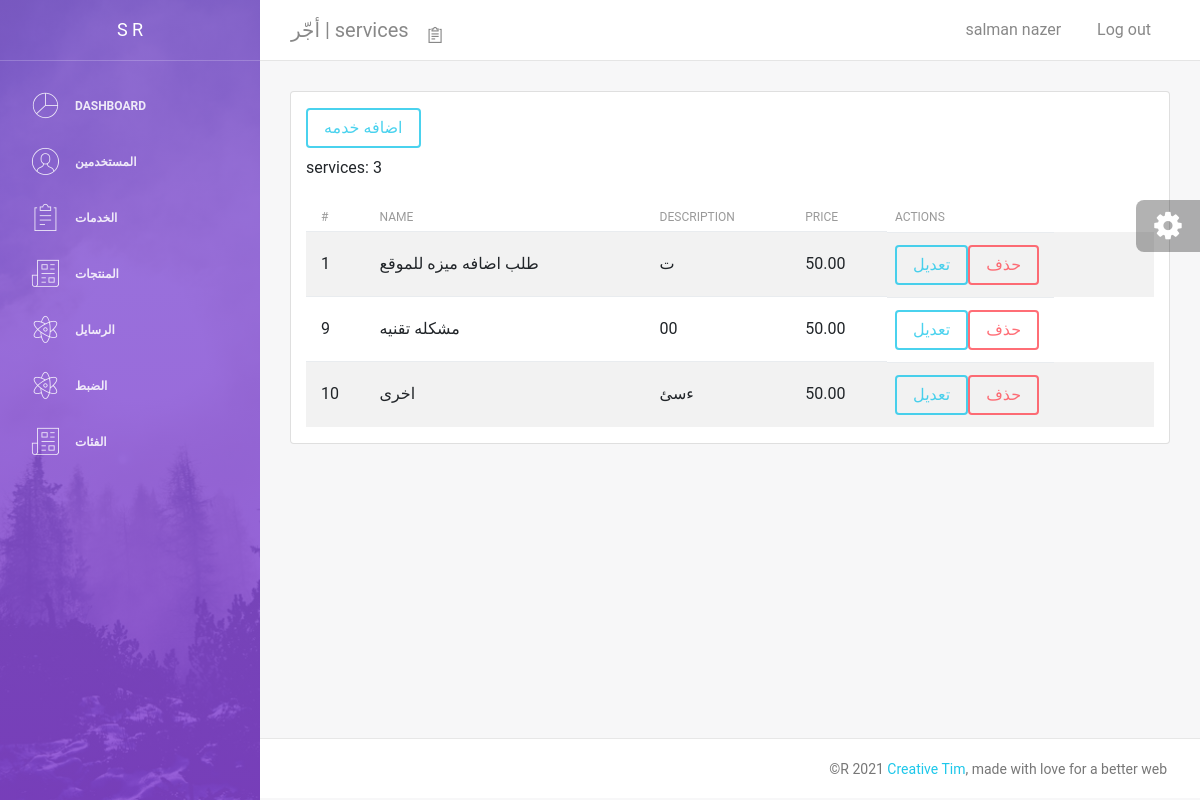
/admin/services/index.php (signed in), run on the app's committed database.
### tables this page shows
CREATE TABLE `settings` (
  `id` int(11) NOT NULL,
  `admin_email` varchar(64) NOT NULL,
  `app_name` varchar(64) NOT NULL DEFAULT 'service app',
  `app_note` varchar(255) NOT NULL
);

CREATE TABLE `services` (
  `id` int(11) NOT NULL,
  `name` varchar(128) NOT NULL,
  `description` varchar(255) DEFAULT NULL,
  `price` decimal(6,2) NOT NULL
);

### config/app.php (called while the page is built)
<?php
include_once 'database.php';
$settings = $mysqli->query('select * from settings')->fetch_array(MYSQLI_ASSOC);
if(count($settings)){
    $app_name = $settings['app_name'];
    $admin_email = $settings['admin_email'];
    $app_note = $settings['app_note'];
}else{
    $app_name = 'Service App';
    $admin_email = 'snazer658@gmail.com';
    $app_note = 'تاجير';
}
    $config =[
      'app_name' =>  $app_name,
      'admin_email' => $admin_email ,
      'lang' => 'eng' ,
      'dir' => 'ltr' ,
      'app_url' => 'http://127.0.0.1/php/',
      'upload_dir' => 'uploads/',
      'admin_assets' => 'http://127.0.0.1/php/admin/template/assets',
      'app_note' => $app_note,
    ];
 ?>

### classec/user.php (called while the page is built, shortened)
<?php
class user {
  public function name(){
  if(isset($_SESSION['user_name'])){
        return $_SESSION['user_name'];
    }
        return 'gust';
  }
}
 ?>

### admin/services/index.php (the view, shortened to what this page needs)
<?php
$title = 'services';
$icon = 'notes';
include __DIR__.'/../template/header.php';
$services = $mysqli->query('select * from services order by id')->fetch_all(MYSQLI_ASSOC);
?>
  <div class="card">
      <div class="container pt-3">
          <a href="create.php" class="btn btn-info ">اضافه خدمه</a>
        <p class="header pt-2">services: <?php echo count($services) ?></p>
      <div class="table-responsive">
        <table class="table table-striped">
          <thead>
            <tr>
              <th width="0">#</th>
              <th>Name</th>
              <th >description</th>
              <th >price</th>
              <th width="150">Actions</th>
            </tr>
          </thead>
          <tbody>
          <?php foreach ($services as $service ): ?>
            <tr>
              <td><?php echo $service['id'] ?></td>
              <td><?php echo $service['name'] ?></td>
              <td><?php echo $service['description'] ?></td>
              <td><?php echo $service['price'] ?></td>
              <td>
                <a href="edit.php?id=<?php echo $service['id'] ?>" class="btn btn-info">تعديل</a>
                <form method="post" style="display: inline">
                  <button onclick="return confirm('هل انت متاكد')" class="btn btn-danger" type="submit">حذف</button>
                </form>
              </td>
            </tr>
          <?php endforeach; ?>
          </tbody>
        </table>
      </div>
      </div>
  </div>
<?php
include __DIR__.'/../template/footer.php';
 ?>

### admin/template/header.php (shortened to what this page needs)
<?php
require_once __DIR__.'/../../config/app.php';
require_once __DIR__.'/../../classec/user.php';
$user = new User;
 ?>
<!DOCTYPE html>
<html lang="en">
<head>
    <link rel="stylesheet" href="https://maxcdn.bootstrapcdn.com/font-awesome/latest/css/font-awesome.min.css" />
    <link href="<?php echo $config['admin_assets']?>/css/bootstrap.min.css" rel="stylesheet" />
    <link href="<?php echo $config['admin_assets']?>/css/light-bootstrap-dashboard.css?v=2.0.0 " rel="stylesheet" />
    <link href="<?php echo $config['admin_assets']?>/css/demo.css" rel="stylesheet" />
</head>
<body>
  <div class="wrapper">
      <div class="sidebar" data-image="<?php echo $config['admin_assets']?>/img/sidebar-5.jpg">
  <?php include 'sidebar.php' ?>
      </div>
      <div class="main-panel">
          <nav class="navbar navbar-expand-lg " color-on-scroll="500">
              <div class="container-fluid">
                  <a class="navbar-brand" href="/../../php/index.php"> <?php echo $config['app_name']." | ". $title ?> </a>
                  <div class="collapse navbar-collapse justify-content-end" id="navigation">
                      <ul class="nav navbar-nav mr-auto">
                          <li class="nav-item">
                              <a href="#" class="nav-link" data-toggle="dropdown">
                                  <i class="nc-icon nc-<?php echo $icon ?>"></i>
                              </a>
                          </li>
                      </ul>
                      <ul class="navbar-nav ml-auto">
                          <li class="nav-item">
                              <a class="nav-link" href="#pablo">
                                  <span><?php echo $user->name() ?></span>
                              </a>
                          </li>
                          <li class="nav-item">
                              <a class="nav-link" href="<?php echo $config['app_url'].'logout.php'; ?>">
                                  <span class="no-icon">Log out</span>
                              </a>
                          </li>
                      </ul>
                  </div>
              </div>
          </nav>
          <div class="content">
              <div class="container-fluid">

### data on the page
settings: app_name "أجّر"
services: id "1", name "طلب اضافه ميزه للموقع", description "ت", price "50.00"
services: id "9", name "مشكله تقنيه", description "00", price "50.00"
services: id "10", name "اخرى", description "ءسئ", price "50.00"

### other printed values
$title "services"
$user->name() "salman nazer"
count($services) "3"
